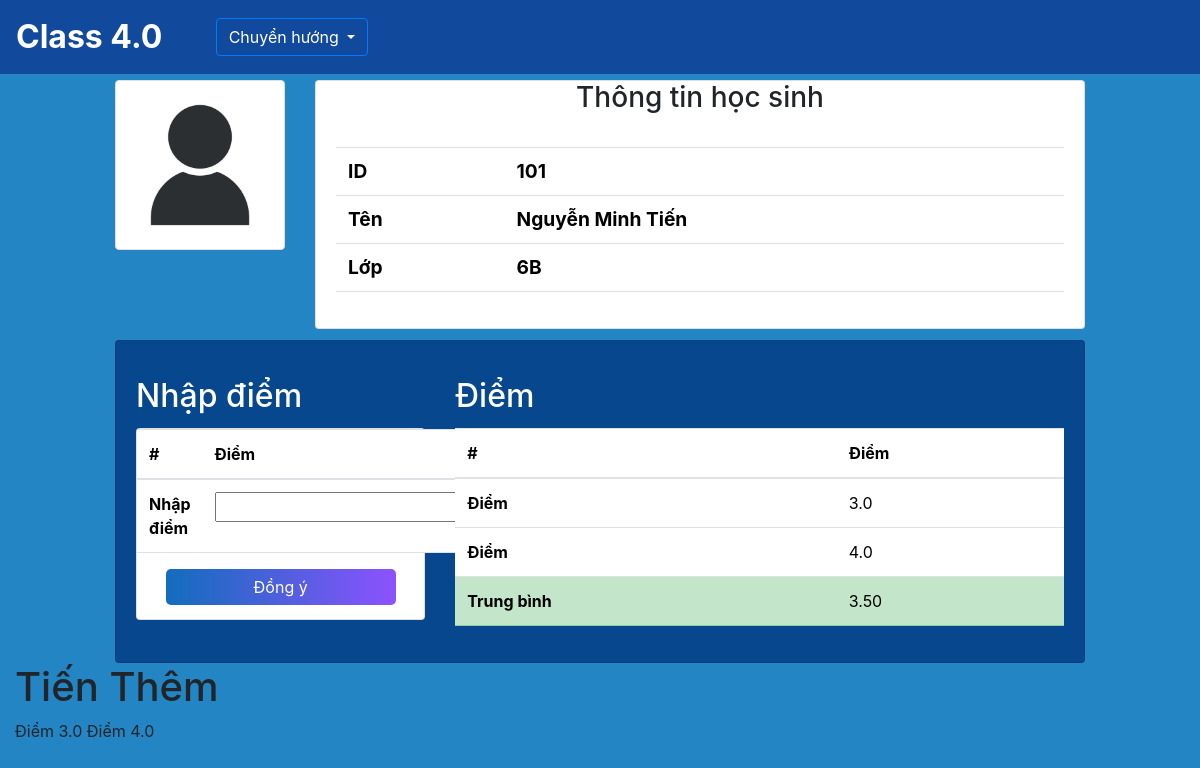
Page /home/6B/101/ on the committed database.
### SM/models.py (models this page shows, shortened)
class Student(models.Model):
    id = models.IntegerField(primary_key=True)
    name = models.CharField(max_length=100,blank=False, null=False)
    classroom = models.ForeignKey(Classroom, on_delete=models.CASCADE, related_name='student') # cho phép classroom truy vấn được các student của mình

class Classroom(models.Model):
    name = models.CharField(primary_key=True,max_length=10)
    manager = models.ForeignKey('app_User.Teacher', on_delete=models.CASCADE,related_name='classroom') # 1 lớp chỉ có 1 giáo viên và ngược lại
    def __str__(self):
        return self.name

class Mark(models.Model):
    student = models.ForeignKey(Student, on_delete=models.CASCADE,related_name='marks')
    subject= models.ForeignKey(Subject, on_delete=models.CASCADE)
    scores = models.FloatField(models.FloatField(), blank=True, null=True)

### CM/views.py (the view)
# urls.py: path('<str:classroom>/<int:student>/', views.detail, name= 'details'),
def detail(request,classroom,student):
    translation.activate('us')
    student = get_object_or_404(Student, pk=student)
    now_schedule = get_nowschedule(classroom=classroom)
    subject = None
    if now_schedule:
        subject = now_schedule.subject
    if request.method == 'POST':
        if now_schedule and subject:  # Kiểm tra lại để đảm bảo subject có tồn tại
            form = MarkForm(request.POST, student=student, subject=subject)
            if form.is_valid():
                form.save()
            else:
                messages.error(request, "Có lỗi xảy ra, vui lòng kiểm tra lại.")
        else:
            messages.error(request, 'Hiện không trong giờ dạy')
            return HttpResponseRedirect(request.path_info)
    else:
        form = MarkForm(student=student, subject=subject) if subject else None
    marks = student.marks.filter(student=student,subject=subject)
    context={
        'MarkForm': form,
        'student':student,
        'subject':subject,
        'marks': marks
    }
    return render(request, 'details.html', context)

### CM/forms.py
class MarkForm(forms.ModelForm):
    class Meta:
        model = Mark
        fields = ['scores']  # Chỉ cho phép người dùng nhập điểm
    def __init__(self, *args, **kwargs):
        student = kwargs.pop('student', None)
        subject = kwargs.pop('subject', None)
        super().__init__(*args, **kwargs)
        if subject and student:
            self.instance.student = student
            self.instance.subject = subject
        else:
            self.add_error(None, "Không tìm thấy thông tin hợp lệ để thêm điểm.")

### CM/views.py (called while the page is built)
def get_nowschedule(classroom):
    dayofweek = datetime.now().weekday()
    now = datetime.now()
    period = LessonTime.objects.filter(start_time__lte=now, end_time__gte=now).first()
    schedule = Schedule.objects.filter(classroom=classroom,dayofweek=dayofweek, period=period).first()
    if schedule:
        return schedule
    else:
        return None

### CM/templates/details.html (shortened to what this page needs)
{% extends "base.html" %}
{% load static %}
{% block Nav %}
<div class="dropdown">
    <button type="button" class="btn btn-outline-primary text-white dropdown-toggle" data-bs-toggle="dropdown">
        Chuyển hướng
    </button>
</div>
{% endblock Nav %}
{% block content %}
<div class="row">
    <div class="col-1"></div>
    <div class="col-2">
        <img src="{% static "illustration-of-human-icon-user-symbol-icon-modern-design-on-blank-background-free-vector.jpg" %}" class="img-thumbnail" alt="...">
    </div>
    <div class="col-8">
        <div class="card">
            <h3 class="card-title text-center">Thông tin học sinh</h3>
            <div class="card-body">
                <table class="table">
                    <tbody>
                    <tr>
                        <th class="display-6 font-weight-bold" style="font-size: 1.2em" scope="row">ID</th>
                        <td class="display-6 font-weight-bold" style="font-size: 1.2em">{{ student.id }}</td>
                    </tr>
                    <tr>
                        <th class="display-6 font-weight-bold" style="font-size: 1.2em" scope="row">Tên</th>
                        <td class="display-6 font-weight-bold" style="font-size: 1.2em">{{ student.name }}</td>
                    </tr>
                    <tr>
                        <th class="display-6 font-weight-bold" style="font-size: 1.2em" scope="row">Lớp</th>
                        <td class="display-6 font-weight-bold" style="font-size: 1.2em">{{ student.classroom }}</td>
                    </tr>
                    </tbody>
                </table>
            </div>
        </div>
    </div>
    <div class="col-1"></div>
</div>
<div class="row" style="margin-top: 1%">
    <div class="col-1"></div>
    <div class="col-10">
        <div class="card" style="background-color: #07478D">
            <div class="card-body row">
                <div class="col-4">
                    <h2 class="card-title text-white" style="margin-top: 1rem;">Nhập điểm</h2>
                    <div class="card" style="height: 12rem">
                        <form method="POST">
                            <table class="table">
                                <thead>
                                    <tr>
                                        <th>#</th>
                                        <th>Điểm</th>
                                    </tr>
                                </thead>
                                <tbody>
                                    <tr>
                                        <th>Nhập điểm</th>
                                        <td>
                                                {{ MarkForm.scores }}
                                        </td>
                                    </tr>
                                </tbody>
                            </table>
                            <button type="submit" class="btn btn-primary" style="transform: scale(1.0); width:80%;margin-left: auto; margin-right: auto; margin-top:1rem; display: block; font-size: 1em; border-radius: 5px; background-image: linear-gradient(to right, #126DBC, #8C52FF);border: none;">Đồng ý</button>
                        </form>
                    </div>
                </div>
                <div class="col-8">
                    <h2 class="card-title text-white" style="margin-top: 1rem;">Điểm</h2>
                    <table class="table" id="marks-table">
                        <thead>
                            <tr>
                                <th scope="col">#</th>
                                <th scope="col">Điểm</th>
                            </tr>
                        </thead>
                        <tbody>
                                {% for mark in marks %}
                                    <tr>
                                        <th scope="row">Điểm</th>
                                        <td> {{ mark.scores }}</td>
                                    </tr>
                                {% endfor %}
                                <tr id="average-row" class="table-success">
                                    <th scope="row">Trung bình</th>
                                    <td id="average-mark" colspan="2"></td>
                                </tr>
                        </tbody>
                    </table>
                </div>
            </div>
        </div>
    </div>
    <div class="col-1"></div>
</div>
<h1>Tiến Thêm</h1>
{% for mark in marks %}
    <tr>
        <th scope="row">Điểm</th>
        <td> {{ mark.scores }}</td>
    </tr>
{% endfor %}
{% endblock content %}

### templates/base.html (style rules this page uses)
body { margin: 0; padding: 0; height: 100vh; width: 100vw; overflow-x: hidden; }

### rows in the picture
Student: id "101", name "Nguyễn Minh Tiến", classroom "6B"
Mark: scores "3.0"
Mark: scores "4.0"
